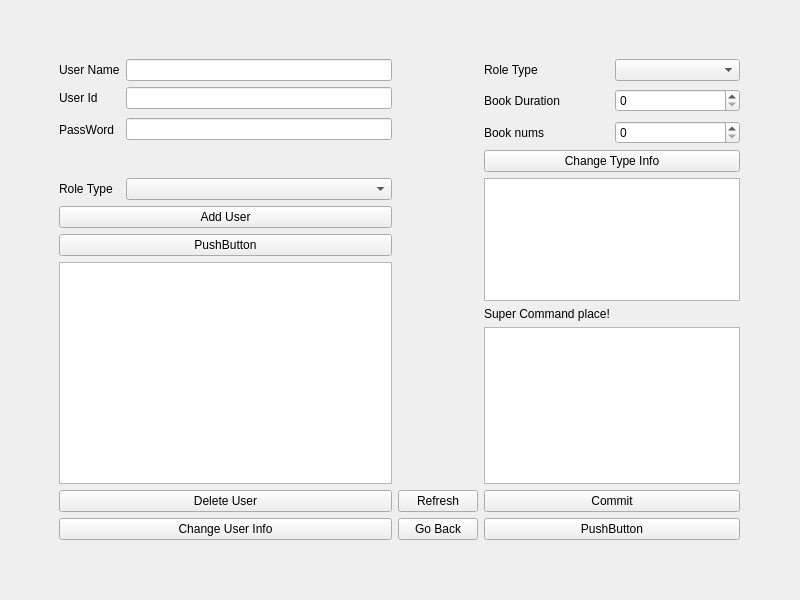
<?xml version="1.0" encoding="UTF-8"?>
<ui version="4.0">
 <class>UserEditPage</class>
 <widget class="QWidget" name="UserEditPage">
  <property name="geometry">
   <rect>
    <x>0</x>
    <y>0</y>
    <width>800</width>
    <height>600</height>
   </rect>
  </property>
  <property name="windowTitle">
   <string>Form</string>
  </property>
  <widget class="QWidget" name="gridLayoutWidget">
   <property name="geometry">
    <rect>
     <x>9</x>
     <y>9</y>
     <width>781</width>
     <height>581</height>
    </rect>
   </property>
   <layout class="QGridLayout" name="gridLayout">
    <property name="leftMargin">
     <number>50</number>
    </property>
    <property name="topMargin">
     <number>50</number>
    </property>
    <property name="rightMargin">
     <number>50</number>
    </property>
    <property name="bottomMargin">
     <number>50</number>
    </property>
    <item row="10" column="3" colspan="2">
     <widget class="QLabel" name="label_3">
      <property name="text">
       <string>Super Command place!</string>
      </property>
      <property name="buddy">
       <cstring>SuperCommandEdit</cstring>
      </property>
     </widget>
    </item>
    <item row="3" column="4">
     <widget class="QSpinBox" name="BookNumSpinBox"/>
    </item>
    <item row="0" column="3">
     <widget class="QLabel" name="label_2">
      <property name="text">
       <string>Role Type</string>
      </property>
      <property name="buddy">
       <cstring>RoleOfTypeCombo</cstring>
      </property>
     </widget>
    </item>
    <item row="1" column="0">
     <widget class="QLabel" name="label_4">
      <property name="text">
       <string>User Id</string>
      </property>
      <property name="buddy">
       <cstring>UserIdLine</cstring>
      </property>
     </widget>
    </item>
    <item row="5" column="1">
     <widget class="QComboBox" name="RoleOfUserCombo"/>
    </item>
    <item row="0" column="0">
     <widget class="QLabel" name="label">
      <property name="text">
       <string>User Name</string>
      </property>
      <property name="buddy">
       <cstring>UserNameLine</cstring>
      </property>
     </widget>
    </item>
    <item row="0" column="1">
     <widget class="QLineEdit" name="UserNameLine"/>
    </item>
    <item row="12" column="3" colspan="2">
     <widget class="QPushButton" name="CommitButton">
      <property name="text">
       <string>Commit</string>
      </property>
     </widget>
    </item>
    <item row="5" column="3" rowspan="5" colspan="2">
     <widget class="QTableView" name="RoleView"/>
    </item>
    <item row="13" column="0" colspan="2">
     <widget class="QPushButton" name="ChangeUserButton">
      <property name="text">
       <string>Change User Info</string>
      </property>
     </widget>
    </item>
    <item row="1" column="1">
     <widget class="QLineEdit" name="UserIdLine"/>
    </item>
    <item row="4" column="3" colspan="2">
     <widget class="QPushButton" name="pushButton_5">
      <property name="text">
       <string>Change Type Info</string>
      </property>
     </widget>
    </item>
    <item row="12" column="0" colspan="2">
     <widget class="QPushButton" name="DeleteUserButton">
      <property name="text">
       <string>Delete User</string>
      </property>
     </widget>
    </item>
    <item row="5" column="0">
     <widget class="QLabel" name="label_9">
      <property name="text">
       <string>Role Type</string>
      </property>
      <property name="buddy">
       <cstring>RoleOfUserCombo</cstring>
      </property>
     </widget>
    </item>
    <item row="11" column="3" colspan="2">
     <widget class="QTextEdit" name="SuperCommandEdit"/>
    </item>
    <item row="3" column="3">
     <widget class="QLabel" name="label_6">
      <property name="text">
       <string>Book nums</string>
      </property>
      <property name="buddy">
       <cstring>BookNumSpinBox</cstring>
      </property>
     </widget>
    </item>
    <item row="12" column="2">
     <widget class="QPushButton" name="RefreshButton">
      <property name="text">
       <string>Refresh</string>
      </property>
     </widget>
    </item>
    <item row="6" column="0" colspan="2">
     <widget class="QPushButton" name="AddUserButton">
      <property name="text">
       <string>Add User</string>
      </property>
     </widget>
    </item>
    <item row="13" column="2">
     <widget class="QPushButton" name="GoBackButton">
      <property name="text">
       <string>Go Back</string>
      </property>
     </widget>
    </item>
    <item row="8" column="0" rowspan="4" colspan="2">
     <widget class="QTableView" name="UserView"/>
    </item>
    <item row="7" column="0" colspan="2">
     <widget class="QPushButton" name="pushButton_7">
      <property name="text">
       <string>PushButton</string>
      </property>
     </widget>
    </item>
    <item row="13" column="3" colspan="2">
     <widget class="QPushButton" name="pushButton_4">
      <property name="text">
       <string>PushButton</string>
      </property>
     </widget>
    </item>
    <item row="0" column="4">
     <widget class="QComboBox" name="RoleOfTypeCombo"/>
    </item>
    <item row="2" column="1" rowspan="2">
     <widget class="QLineEdit" name="PassWordLine"/>
    </item>
    <item row="2" column="0" rowspan="2">
     <widget class="QLabel" name="label_7">
      <property name="text">
       <string>PassWord</string>
      </property>
     </widget>
    </item>
    <item row="1" column="3" rowspan="2">
     <widget class="QLabel" name="label_5">
      <property name="text">
       <string>Book Duration</string>
      </property>
      <property name="buddy">
       <cstring>DurarionSpinBox</cstring>
      </property>
     </widget>
    </item>
    <item row="1" column="4" rowspan="2">
     <widget class="QSpinBox" name="DurarionSpinBox"/>
    </item>
    <item row="0" column="2" rowspan="12">
     <spacer name="verticalSpacer">
      <property name="orientation">
       <enum>Qt::Vertical</enum>
      </property>
      <property name="sizeHint" stdset="0">
       <size>
        <width>20</width>
        <height>40</height>
       </size>
      </property>
     </spacer>
    </item>
   </layout>
  </widget>
 </widget>
 <resources/>
 <connections/>
</ui>
